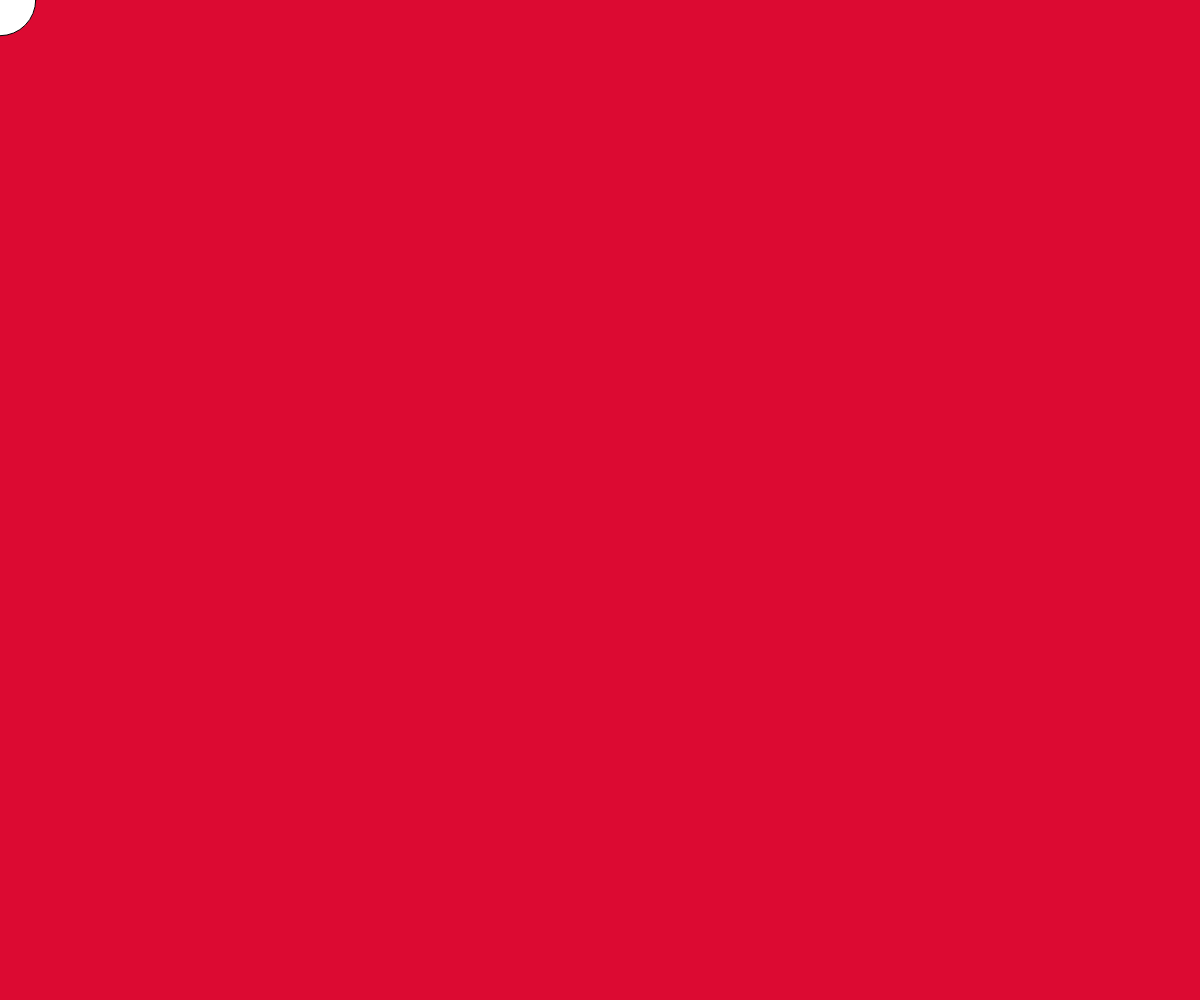
Frame 1 (no input)
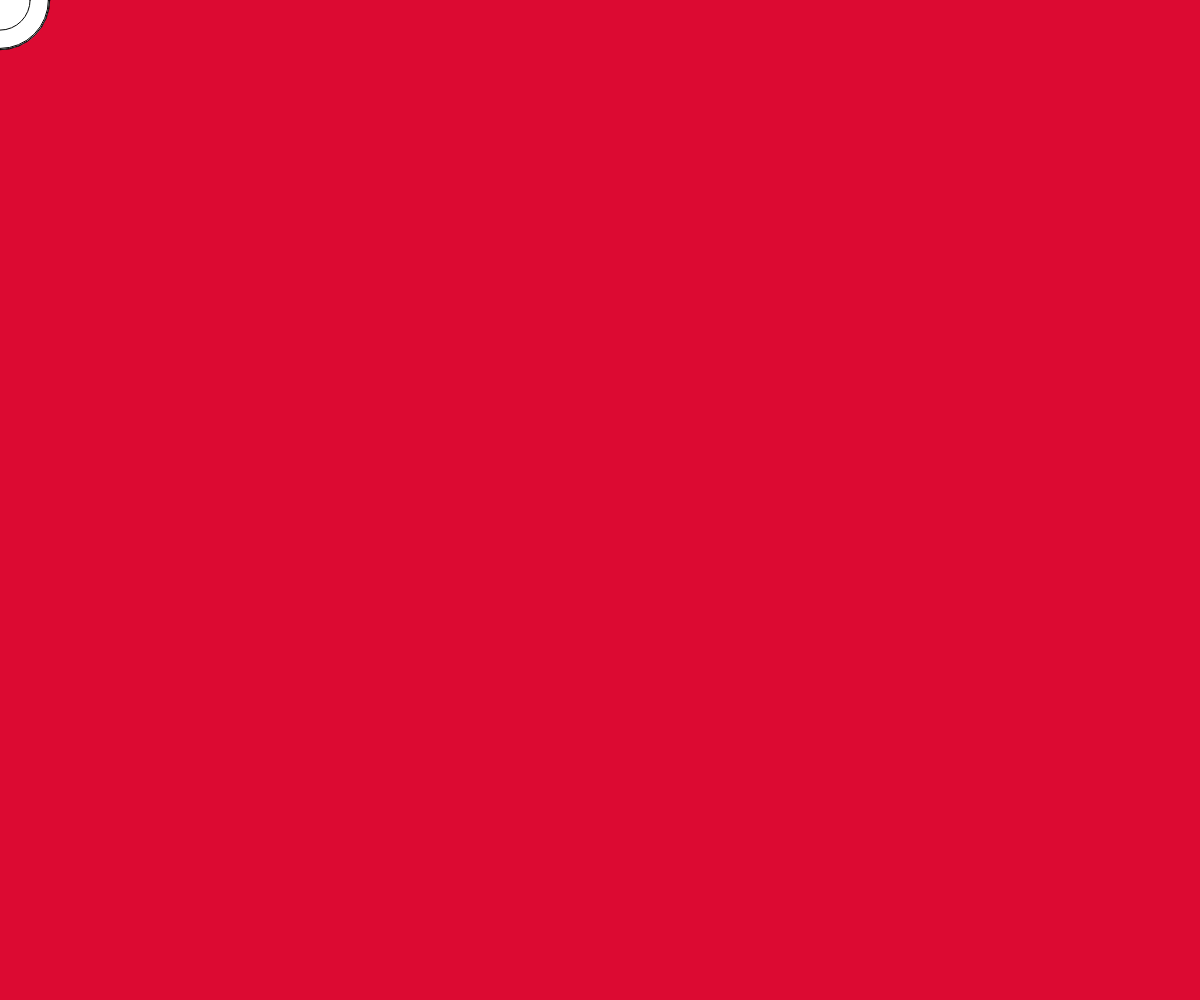
Frame 60 (no input)
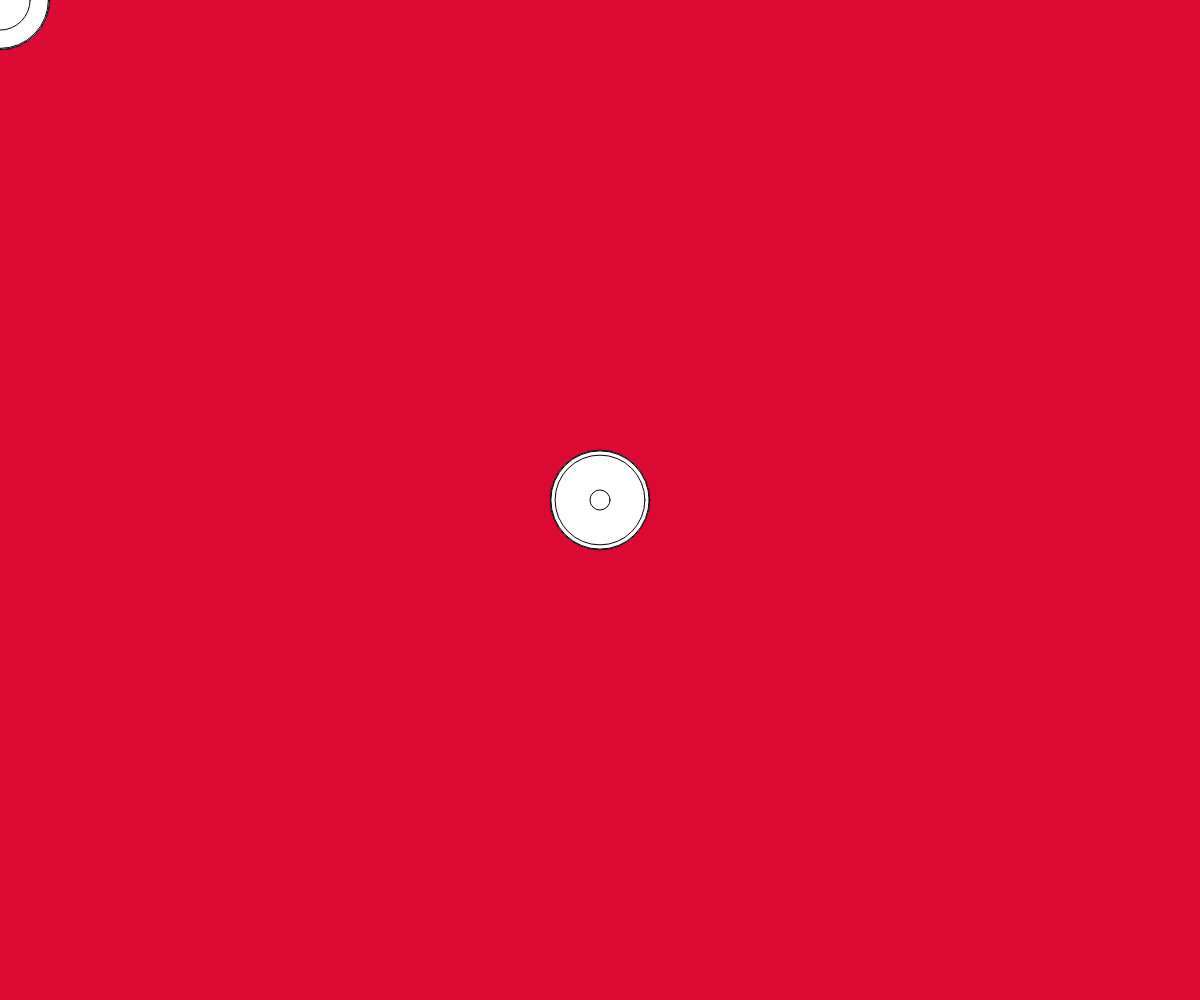
Frame 120 (the mouse pressed at the canvas centre since frame 60)

The p5.js sketch that drew these frames (run headless with seeded random() and noise() and a simulated clock; from frame 60 on, the mouse is pressed at the canvas centre):

// p5.js sketch
// ── sketch.js
function setup() {
  createCanvas(windowWidth, windowHeight);
  background(220, 10, 50);
}

function draw() {
  circle(mouseX, mouseY, random(0, 100));
}
